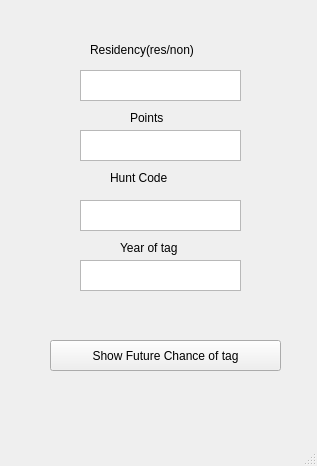
<?xml version="1.0" encoding="UTF-8"?>
<ui version="4.0">
 <class>MainWindow</class>
 <widget class="QMainWindow" name="MainWindow">
  <property name="geometry">
   <rect>
    <x>0</x>
    <y>0</y>
    <width>317</width>
    <height>466</height>
   </rect>
  </property>
  <property name="windowTitle">
   <string>MainWindow</string>
  </property>
  <widget class="QWidget" name="centralwidget">
   <widget class="QTextEdit" name="Hunt">
    <property name="geometry">
     <rect>
      <x>80</x>
      <y>200</y>
      <width>161</width>
      <height>31</height>
     </rect>
    </property>
   </widget>
   <widget class="QTextEdit" name="Points">
    <property name="geometry">
     <rect>
      <x>80</x>
      <y>130</y>
      <width>161</width>
      <height>31</height>
     </rect>
    </property>
   </widget>
   <widget class="QLabel" name="label">
    <property name="geometry">
     <rect>
      <x>130</x>
      <y>110</y>
      <width>55</width>
      <height>16</height>
     </rect>
    </property>
    <property name="text">
     <string>Points</string>
    </property>
   </widget>
   <widget class="QLabel" name="label_2">
    <property name="geometry">
     <rect>
      <x>110</x>
      <y>170</y>
      <width>101</width>
      <height>16</height>
     </rect>
    </property>
    <property name="text">
     <string>Hunt Code</string>
    </property>
   </widget>
   <widget class="QPushButton" name="pushButton_2">
    <property name="geometry">
     <rect>
      <x>50</x>
      <y>340</y>
      <width>231</width>
      <height>31</height>
     </rect>
    </property>
    <property name="text">
     <string>Show Future Chance of tag</string>
    </property>
   </widget>
   <widget class="QTextEdit" name="Years">
    <property name="geometry">
     <rect>
      <x>80</x>
      <y>260</y>
      <width>161</width>
      <height>31</height>
     </rect>
    </property>
   </widget>
   <widget class="QLabel" name="label_8">
    <property name="geometry">
     <rect>
      <x>120</x>
      <y>240</y>
      <width>101</width>
      <height>16</height>
     </rect>
    </property>
    <property name="text">
     <string>Year of tag</string>
    </property>
   </widget>
   <widget class="QTextEdit" name="Res">
    <property name="geometry">
     <rect>
      <x>80</x>
      <y>70</y>
      <width>161</width>
      <height>31</height>
     </rect>
    </property>
   </widget>
   <widget class="QLabel" name="label_3">
    <property name="geometry">
     <rect>
      <x>90</x>
      <y>40</y>
      <width>151</width>
      <height>20</height>
     </rect>
    </property>
    <property name="text">
     <string>Residency(res/non)</string>
    </property>
   </widget>
  </widget>
  <widget class="QMenuBar" name="menubar">
   <property name="geometry">
    <rect>
     <x>0</x>
     <y>0</y>
     <width>317</width>
     <height>21</height>
    </rect>
   </property>
  </widget>
  <widget class="QStatusBar" name="statusbar"/>
 </widget>
 <resources/>
 <connections/>
</ui>
